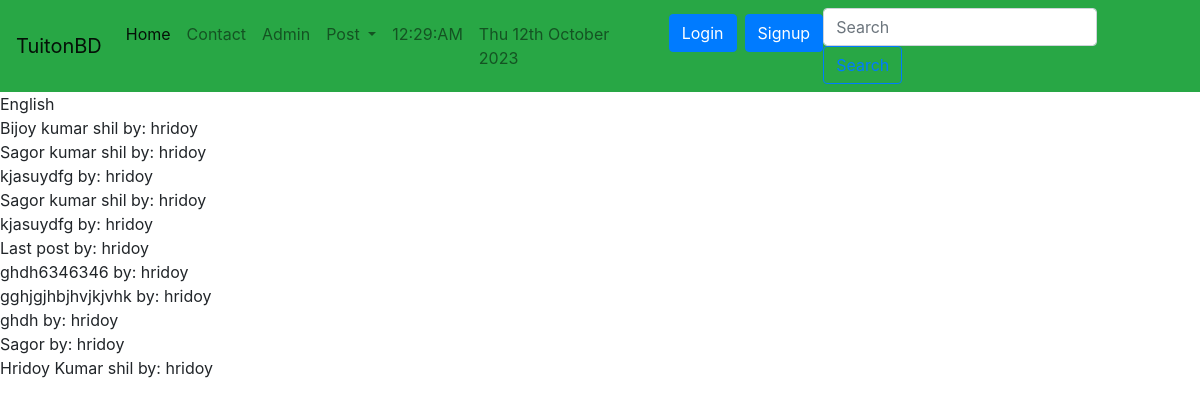
The page /tuition_App/subjects/ on the database its author committed.
### tuition_App/models.py (models this page shows, shortened)
class Subject(models.Model):
    name = models.CharField(max_length=100)

class Post(models.Model):
    CATEGORY = (
        ("Teacher", "Teacher"),
        ("Student", "Student"),
    )
    MEDIUM = (
        ("bangla", "bangla"),
        ("English", "English"),
        ("Urdu", "Urdu"),
        ("Hindi", "Hindi"),
        ("Arabic", "Arabic"),
    )
    user = models.ForeignKey(User, on_delete=models.CASCADE, blank=True, null=True)
    id = models.AutoField(primary_key=True)
    title = models.CharField(max_length=101)
    slug = models.CharField(max_length=100, default=title)
    email = models.EmailField()
    salary = models.FloatField()
    details = models.TextField()
    available = models.BooleanField()
    category = models.CharField(max_length=100, choices=CATEGORY)
    created_at = models.DateTimeField(default=now)
    image = models.ImageField(default="default.jpg", upload_to="tuition/images")
    medium = MultiSelectField(
        max_length=100, max_choices=5, choices=MEDIUM, default="bangla"
    )
    subject = models.ManyToManyField(Subject, related_name="subject_set")
    class_in = models.ManyToManyField(Class_in, related_name="class_set")
    likes = models.ManyToManyField(User, related_name="post_likes")
    views = models.ManyToManyField(User, related_name="post_views")
    objects = models.Manager()
    items = PostManager()

### tuition_App/views.py (the view)
# urls.py: path("subjects/", subview, name="subjects"),
def subview(request):
    sub = Subject.objects.get(name="English")
    post = sub.subject_set.all()
    return render(request, "tuition/subjectview.html", {"sub": sub, "post": post})

### templates/tuition/subjectview.html
{% extends 'basic.html'%}
{% block body %}
{{sub.name}} <br>
{% for p in sub.subject_set.all %}
{{p.title}} by:
{{p.user.username}}
<br>
{% endfor %}
{% endblock body %}

### rows shown on the page
Subject: name "English"
Post: title "Bijoy kumar shil", user.username "hridoy"
Post: title "Sagor kumar shil", user.username "hridoy"
Post: title "kjasuydfg", user.username "hridoy"
Post: title "Sagor kumar shil", user.username "hridoy"
Post: title "kjasuydfg", user.username "hridoy"
Post: title "Last post", user.username "hridoy"
Post: title "ghdh6346346", user.username "hridoy"
Post: title "gghjgjhbjhvjkjvhk", user.username "hridoy"
Post: title "ghdh", user.username "hridoy"
Post: title "Sagor", user.username "hridoy"
Post: title "Hridoy Kumar shil", user.username "hridoy"
